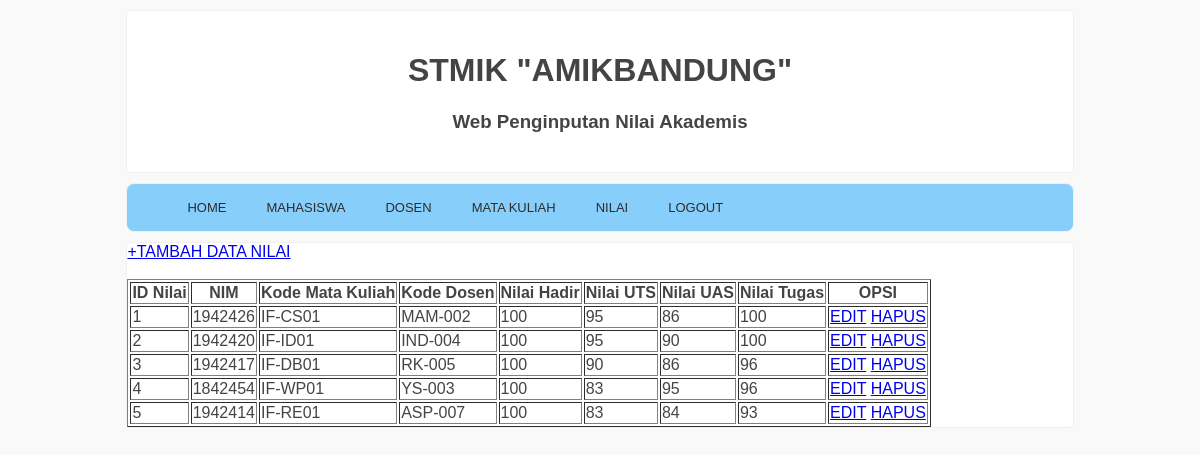
The app's page /admin/?page=nilai with its own data.
### tables this page shows
CREATE TABLE `nilai` (
  `id_nilai` int(11) NOT NULL,
  `nim` int(11) NOT NULL,
  `kd_matkul` varchar(11) NOT NULL,
  `kd_dosen` varchar(11) NOT NULL,
  `nhadir` int(11) NOT NULL,
  `nuts` int(11) NOT NULL,
  `nuas` int(11) NOT NULL,
  `ntugas` int(11) NOT NULL
);

### src/admin/halaman/operasi_nilai/nilai.php (the view)
<!DOCTYPE html>
<html>
<body>
  <a href="index.php?page=tambah_nilai">+TAMBAH DATA NILAI</a>
  <br />
  <br />
  <table border="1">
    <tr>
      <th>ID Nilai</th>
      <th>NIM</th>
      <th>Kode Mata Kuliah</th>
      <th>Kode Dosen</th>
      <th>Nilai Hadir</th>
      <th>Nilai UTS</th>
      <th>Nilai UAS</th>
      <th>Nilai Tugas</th>
      <th>OPSI</th>
    </tr>
    <?php
    include 'koneksi.php';
    $no = 1;
    $data = mysqli_query($koneksi, "select * from nilai");
    while($d = mysqli_fetch_array($data)){
        ?>
    <tr>
      <td><?php echo $no++; ?></td>
      <td><?php echo $d['nim']; ?></td>
      <td><?php echo $d['kd_matkul']; ?></td>
      <td><?php echo $d['kd_dosen']; ?></td>
      <td><?php echo $d['nhadir']; ?></td>
      <td><?php echo $d['nuts']; ?></td>
      <td><?php echo $d['nuas']; ?></td>
      <td><?php echo $d['ntugas']; ?></td>
      <td>
        <a href="index.php?page=edit_nilai&id_nilai= <?php echo $d['id_nilai']; ?>">EDIT</a>
        <a href="index.php?page=hapus_nilai&id_nilai= <?php echo $d['id_nilai']; ?>"
          onclick="return confirm('Apakah anda yakin untuk menghapus data ini?');">HAPUS</a>
      </td>
    </tr>
    <?php
    }
    ?>
  </table>
</body>

### src/admin/style.css (style rules this page uses)
body { background-color: #f9f9f9; font-size: 16px; color: #444; font-family: sans-serif; }

### records on screen
nilai: nim "1942426", kd_matkul "IF-CS01", kd_dosen "MAM-002", nhadir "100", nuts "95", nuas "86", ntugas "100"
nilai: nim "1942420", kd_matkul "IF-ID01", kd_dosen "IND-004", nhadir "100", nuts "95", nuas "90", ntugas "100"
nilai: nim "1942417", kd_matkul "IF-DB01", kd_dosen "RK-005", nhadir "100", nuts "90", nuas "86", ntugas "96"
nilai: nim "1842454", kd_matkul "IF-WP01", kd_dosen "YS-003", nhadir "100", nuts "83", nuas "95", ntugas "96"
nilai: nim "1942414", kd_matkul "IF-RE01", kd_dosen "ASP-007", nhadir "100", nuts "83", nuas "84", ntugas "93"
